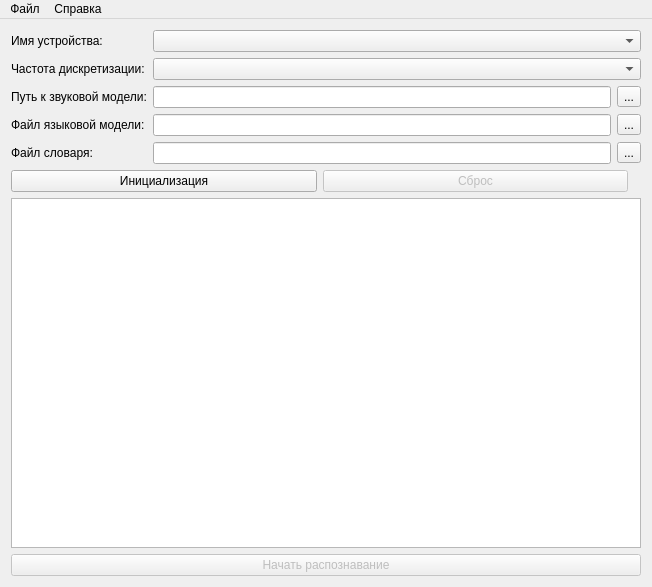
<?xml version="1.0" encoding="UTF-8"?>
<ui version="4.0">
 <class>Window</class>
 <widget class="QMainWindow" name="Window">
  <property name="geometry">
   <rect>
    <x>0</x>
    <y>0</y>
    <width>652</width>
    <height>587</height>
   </rect>
  </property>
  <property name="windowTitle">
   <string>SphinxQt 1.0</string>
  </property>
  <widget class="QWidget" name="centralWidget">
   <layout class="QGridLayout" name="layoutCentral">
    <item row="3" column="0" colspan="3">
     <layout class="QHBoxLayout" name="layoutControls">
      <item>
       <widget class="QPushButton" name="buttonInitialize">
        <property name="text">
         <string>Инициализация</string>
        </property>
       </widget>
      </item>
      <item>
       <widget class="QPushButton" name="buttonDestroy">
        <property name="enabled">
         <bool>false</bool>
        </property>
        <property name="text">
         <string>Сброс</string>
        </property>
       </widget>
      </item>
      <item>
       <widget class="QLabel" name="labelIcon">
        <property name="sizePolicy">
         <sizepolicy hsizetype="Fixed" vsizetype="Fixed">
          <horstretch>0</horstretch>
          <verstretch>0</verstretch>
         </sizepolicy>
        </property>
        <property name="pixmap">
         <pixmap resource="resources.qrc">:/root/Resources/norecord.ico</pixmap>
        </property>
       </widget>
      </item>
     </layout>
    </item>
    <item row="6" column="0" colspan="3">
     <widget class="QPlainTextEdit" name="editText"/>
    </item>
    <item row="1" column="0" colspan="3">
     <layout class="QFormLayout" name="layoutForm">
      <item row="0" column="0">
       <widget class="QLabel" name="labelDevices">
        <property name="text">
         <string>Имя устройства:</string>
        </property>
       </widget>
      </item>
      <item row="0" column="1">
       <widget class="QComboBox" name="comboDevices"/>
      </item>
      <item row="1" column="0">
       <widget class="QLabel" name="labelRates">
        <property name="text">
         <string>Частота дискретизации:</string>
        </property>
       </widget>
      </item>
      <item row="1" column="1">
       <widget class="QComboBox" name="comboRates"/>
      </item>
      <item row="2" column="0">
       <widget class="QLabel" name="labelAudio">
        <property name="text">
         <string>Путь к звуковой модели:</string>
        </property>
       </widget>
      </item>
      <item row="2" column="1">
       <layout class="QHBoxLayout" name="layoutAudio">
        <item>
         <widget class="QLineEdit" name="editAudio">
          <property name="clearButtonEnabled">
           <bool>true</bool>
          </property>
         </widget>
        </item>
        <item>
         <widget class="QToolButton" name="buttonAudio">
          <property name="text">
           <string>...</string>
          </property>
         </widget>
        </item>
       </layout>
      </item>
      <item row="3" column="0">
       <widget class="QLabel" name="labelLang">
        <property name="text">
         <string>Файл языковой модели:</string>
        </property>
       </widget>
      </item>
      <item row="3" column="1">
       <layout class="QHBoxLayout" name="layoutLang">
        <item>
         <widget class="QLineEdit" name="editLang">
          <property name="clearButtonEnabled">
           <bool>true</bool>
          </property>
         </widget>
        </item>
        <item>
         <widget class="QToolButton" name="buttonLang">
          <property name="text">
           <string>...</string>
          </property>
         </widget>
        </item>
       </layout>
      </item>
      <item row="4" column="0">
       <widget class="QLabel" name="labelDict">
        <property name="text">
         <string>Файл словаря:</string>
        </property>
       </widget>
      </item>
      <item row="4" column="1">
       <layout class="QHBoxLayout" name="layoutDict">
        <item>
         <widget class="QLineEdit" name="editDict">
          <property name="clearButtonEnabled">
           <bool>true</bool>
          </property>
         </widget>
        </item>
        <item>
         <widget class="QToolButton" name="buttonDict">
          <property name="text">
           <string>...</string>
          </property>
         </widget>
        </item>
       </layout>
      </item>
     </layout>
    </item>
    <item row="7" column="0" colspan="3">
     <widget class="QPushButton" name="buttonStart">
      <property name="enabled">
       <bool>false</bool>
      </property>
      <property name="text">
       <string>Начать распознавание</string>
      </property>
     </widget>
    </item>
   </layout>
  </widget>
  <widget class="QMenuBar" name="menuBar">
   <property name="geometry">
    <rect>
     <x>0</x>
     <y>0</y>
     <width>652</width>
     <height>21</height>
    </rect>
   </property>
   <widget class="QMenu" name="menuFile">
    <property name="title">
     <string>Файл</string>
    </property>
    <addaction name="actionExit"/>
   </widget>
   <widget class="QMenu" name="menuHelp">
    <property name="title">
     <string>Справка</string>
    </property>
    <addaction name="actionAbout"/>
   </widget>
   <addaction name="menuFile"/>
   <addaction name="menuHelp"/>
  </widget>
  <action name="actionExit">
   <property name="text">
    <string>Выход</string>
   </property>
  </action>
  <action name="actionAbout">
   <property name="text">
    <string>О программе SphinxQt...</string>
   </property>
  </action>
 </widget>
 <layoutdefault spacing="6" margin="11"/>
 <resources>
  <include location="resources.qrc"/>
 </resources>
 <connections>
  <connection>
   <sender>actionExit</sender>
   <signal>triggered()</signal>
   <receiver>Window</receiver>
   <slot>close()</slot>
   <hints>
    <hint type="sourcelabel">
     <x>-1</x>
     <y>-1</y>
    </hint>
    <hint type="destinationlabel">
     <x>325</x>
     <y>293</y>
    </hint>
   </hints>
  </connection>
 </connections>
</ui>
